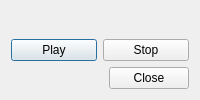
<?xml version="1.0" encoding="UTF-8"?>
<ui version="4.0">
 <class>PlaySoundDialog</class>
 <widget class="QDialog" name="PlaySoundDialog">
  <property name="windowTitle">
   <string>Play Sound</string>
  </property>
  <layout class="QVBoxLayout" name="verticalLayout">
   <item>
    <widget class="QLabel" name="soundFileLabel">
     <property name="text">
      <string/>
     </property>
    </widget>
   </item>
   <item>
    <layout class="QHBoxLayout" name="buttonLayout">
     <item>
      <widget class="QPushButton" name="playButton">
       <property name="text">
        <string>Play</string>
       </property>
      </widget>
     </item>
     <item>
      <widget class="QPushButton" name="stopButton">
       <property name="text">
        <string>Stop</string>
       </property>
      </widget>
     </item>
    </layout>
   </item>
   <item>
    <widget class="QDialogButtonBox" name="buttonBox">
     <property name="standardButtons">
      <set>QDialogButtonBox::Close</set>
     </property>
    </widget>
   </item>
  </layout>
 </widget>
 <resources/>
 <connections/>
</ui>
